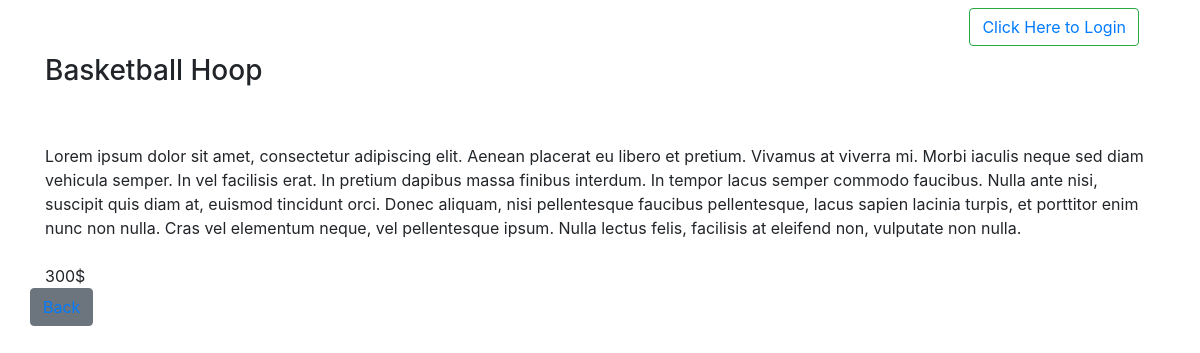
The app's page /catalog/1/2 with its own data.
### database_setup.py (models this page shows, shortened)
class Item(Base):
    __tablename__ = 'item'
    id = Column(Integer, primary_key=True)
    name = Column(String(250), nullable=False)
    description = Column(String(1000), nullable=False)
    price = Column(Integer, nullable=False)
    category_id = Column(Integer, ForeignKey('category.id'))
    category = relationship(Category)
    user_id = Column(Integer, ForeignKey('user.id'))
    user = relationship(User)

### ItemCatalogProject.py (the view)
@app.route('/catalog/<int:category_id>/<int:item_id>')
def show_item(category_id, item_id):
    item = session.query(Item).filter_by(category_id=category_id,
                                         id=item_id).one()
    if 'username' not in login_session:
        return render_template('publicItem.html', item=item)
    else:
        return render_template('item.html', item=item, category_id=category_id)

### templates/publicItem.html
{% extends 'main.html' %}
{% block content %}
{% include 'header.html' %}
<div class="row">
<div class="col-md-12">
<h3>{{ item.name }}</h3>
</div>
   <div class="col-md-12">
    <br><br>
    {{ item.description }}
    <br><br>
    {{ item.price }}$
</div>
    <br>
    <button class="btn btn-secondary pull-right"><a href="{{ url_for('show_categories') }}">Back</a></button>
</div>
</div>
{% endblock %}

### records on screen
Item: name "Basketball Hoop", description "Lorem ipsum dolor sit amet, consectetur adipiscing elit. Aenean placerat eu libero et pretium. Vivamus at viverra mi. Morbi iaculis neque sed diam vehicula semper. In vel facilisis erat. In pretium dapibus massa finibus interdum. In tempor lacus semper commodo faucibus. Nulla ante nisi, suscipit quis diam at, euismod tincidunt orci. Donec aliquam, nisi pellentesque faucibus pellentesque, lacus sapien lacinia turpis, et porttitor enim nunc non nulla. Cras vel elementum neque, vel pellentesque ipsum. Nulla lectus felis, facilisis at eleifend non, vulputate non nulla.", price "300"
